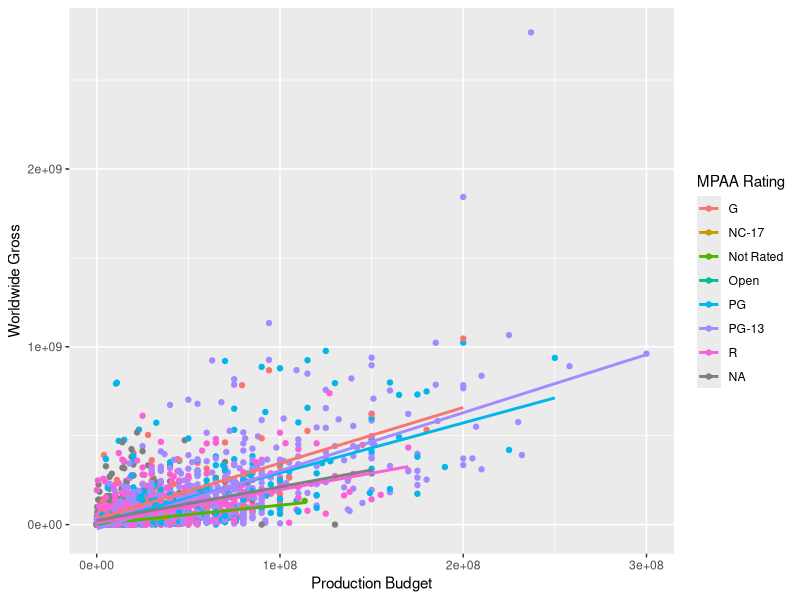

R code for this plot:
library(tidyverse)

df <- read_csv("data/movies.csv")
ggplot(df) +
  aes(x = `Production Budget`, y = `Worldwide Gross`, color = `MPAA Rating`) +
  geom_point() +
  geom_smooth(method = "lm", se = FALSE)
